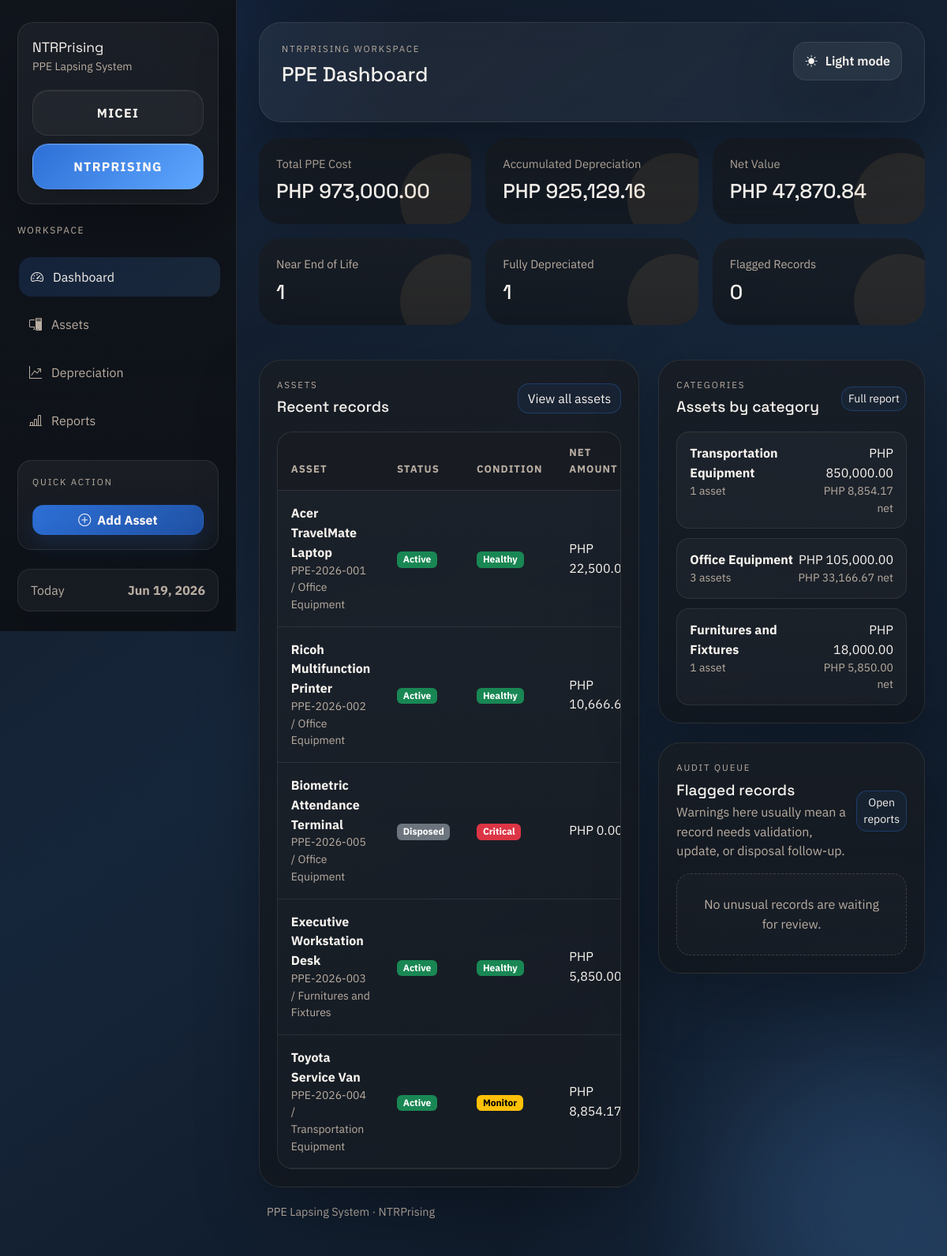
Screenshot of /modules/dashboard.php with the database file from the repository.
### tables this page shows
CREATE TABLE IF NOT EXISTS assets (
    asset_id INT AUTO_INCREMENT PRIMARY KEY,
    asset_code VARCHAR(50) NOT NULL,
    asset_name VARCHAR(150) NOT NULL,
    organization_code VARCHAR(32) NOT NULL DEFAULT 'ntrprising',
    category_id INT NULL,
    department_id INT NULL,
    acquisition_date DATE NOT NULL,
    acquisition_cost DECIMAL(15,2) NOT NULL,
    additional_amount DECIMAL(15,2) DEFAULT 0,
    salvage_value DECIMAL(15,2) DEFAULT 0,
    useful_life INT NOT NULL,
    depreciation_method VARCHAR(50) DEFAULT 'Straight-line',
    location VARCHAR(150) DEFAULT NULL,
    status ENUM('Active', 'Disposed', 'Fully Depreciated') DEFAULT 'Active',
    remarks TEXT DEFAULT NULL,
    created_at TIMESTAMP DEFAULT CURRENT_TIMESTAMP,
    INDEX idx_assets_status (status),
    INDEX idx_assets_organization (organization_code),
    INDEX idx_assets_category (category_id),
    INDEX idx_assets_department (department_id),
    UNIQUE KEY uq_assets_organization_asset_code (organization_code, asset_code),
    CONSTRAINT fk_assets_category
        FOREIGN KEY (category_id) REFERENCES categories(category_id),
    CONSTRAINT fk_assets_department
        FOREIGN KEY (department_id) REFERENCES departments(department_id)
);

CREATE TABLE IF NOT EXISTS categories (
    category_id INT AUTO_INCREMENT PRIMARY KEY,
    category_name VARCHAR(100) NOT NULL,
    UNIQUE KEY uq_category_name (category_name)
);

### modules/dashboard.php (the view, shortened to what the rows shown need)
<?php
$pdo = db();
$assets = hydrate_assets_with_metrics(fetch_assets($pdo));
$metrics = build_dashboard_metrics($assets);
$alerts = build_asset_alerts($assets);
require_once APP_ROOT . '/includes/header.php';
?>
<?php if ($assets === []): ?>
    <section class="shell-card">
        <div class="empty-state">
            <h2 class="section-title mb-2">No assets have been recorded yet</h2>
            <p class="mb-3">Start by adding PPE items so the system can generate dashboards, schedules, and reports.</p>
            <?php if (can_manage_assets()): ?>
                <a class="btn btn-primary" href="<?= e(base_url('modules/add_asset.php')) ?>">
                    <i class="bi bi-plus-circle me-2"></i>Add the first asset
                </a>
            <?php endif; ?>
        </div>
    </section>
<?php else: ?>
    <div class="metric-grid metric-grid-triple mb-4">
        <section class="metric-card">
            <h2 class="metric-value mb-1"><?= e(money($metrics['total_cost'])) ?></h2>
        </section>
        <section class="metric-card">
            <h2 class="metric-value mb-1"><?= e(money($metrics['total_accumulated'])) ?></h2>
        </section>
        <section class="metric-card">
            <h2 class="metric-value mb-1"><?= e(money($metrics['total_carrying'])) ?></h2>
        </section>
        <section class="metric-card">
            <h2 class="metric-value mb-1"><?= e((string) $metrics['near_end_count']) ?></h2>
        </section>
        <section class="metric-card">
            <h2 class="metric-value mb-1"><?= e((string) $metrics['fully_depreciated_count']) ?></h2>
        </section>
        <section class="metric-card">
            <h2 class="metric-value mb-1"><?= e((string) count($alerts['unusual'])) ?></h2>
        </section>
    </div>
    <div class="row g-4">
        <div class="col-lg-7">
            <section class="shell-card">
                <div class="d-flex justify-content-between align-items-center mb-3">
                    <div>
                        <h2 class="section-title mb-1">Recent records</h2>
                    </div>
                </div>
                <div class="table-wrap">
                    <table class="table align-middle">
                        <thead>
                            <tr>
                                <th>Asset</th>
                                <th>Status</th>
                                <th>Condition</th>
                                <th>Net Amount</th>
                            </tr>
                        </thead>
                        <tbody>
                            <?php foreach (array_slice($assets, 0, 6) as $asset): ?>
                                <tr>
                                    <td>
                                        <strong><?= e($asset['asset_name']) ?></strong>
                                        <div class="text-soft small"><?= e($asset['asset_code']) ?> / <?= e((string) ($asset['category_name'] ?? 'Uncategorized')) ?></div>
                                    </td>
                                    <td><span class="badge <?= e(status_badge_class((string) $asset['status'])) ?>"><?= e($asset['status']) ?></span></td>
                                    <td><span class="badge <?= e(condition_badge_class((string) $asset['condition'])) ?>"><?= e($asset['condition']) ?></span></td>
                                    <td><?= e(money((float) $asset['carrying_amount'])) ?></td>
                                </tr>
                            <?php endforeach; ?>
                        </tbody>
                    </table>
                </div>
            </section>
        </div>
        <div class="col-lg-5">
            <section class="shell-card mb-4">
                <div class="d-flex justify-content-between align-items-center mb-3">
                    <div>
                        <h2 class="section-title mb-1">Assets by category</h2>
                    </div>
                </div>
            </section>
            <section class="shell-card">
                <div class="d-flex justify-content-between align-items-center mb-3">
                    <div>
                        <h2 class="section-title mb-1">Flagged records</h2>
                    </div>
                </div>
            </section>
        </div>
    </div>
<?php endif; ?>
<?php require_once APP_ROOT . '/includes/footer.php'; ?>

### rows the page displays
assets: asset_name "Acer TravelMate Laptop", asset_code "PPE-2026-001", category.category_name "Office Equipment", status "Active", condition "Healthy", carrying_amount "PHP…"
assets: asset_name "Ricoh Multifunction Printer", asset_code "PPE-2026-002", category.category_name "Office Equipment", status "Active", condition "Healthy", carrying_amount "PHP…"
assets: asset_name "Biometric Attendance Terminal", asset_code "PPE-2026-005", category.category_name "Office Equipment", status "Disposed", condition "Critical", carrying_amount "PHP…"
assets: asset_name "Executive Workstation Desk", asset_code "PPE-2026-003", category.category_name "Furnitures and Fixtures", status "Active", condition "Healthy", carrying_amount "PHP 5,850.00"
assets: asset_name "Toyota Service Van", asset_code "PPE-2026-004", category.category_name "Transportation Equipment", status "Active", condition "Monitor", carrying_amount "PHP 8,854.17"

### other values shown
$activeOrganization['label'] "NTRPrising"
$activeOrganization['tagline'] "PPE Lapsing System"
$organization['label'] "MICEI"
$organization['label'] "NTRPRISING"
$item['label'] "Dashboard"
$item['label'] "Assets"
$item['label'] "Depreciation"
$item['label'] "Reports"
$activeOrganization['label'] "NTRPRISING"
$pageHeading "PPE Dashboard"
money($metrics['total_cost']) "PHP 973,000.00"
money($metrics['total_accumulated']) "PHP 925,129.16"
money($metrics['total_carrying']) "PHP 47,870.84"
$metrics['near_end_count'] "1"
$metrics['fully_depreciated_count'] "1"
